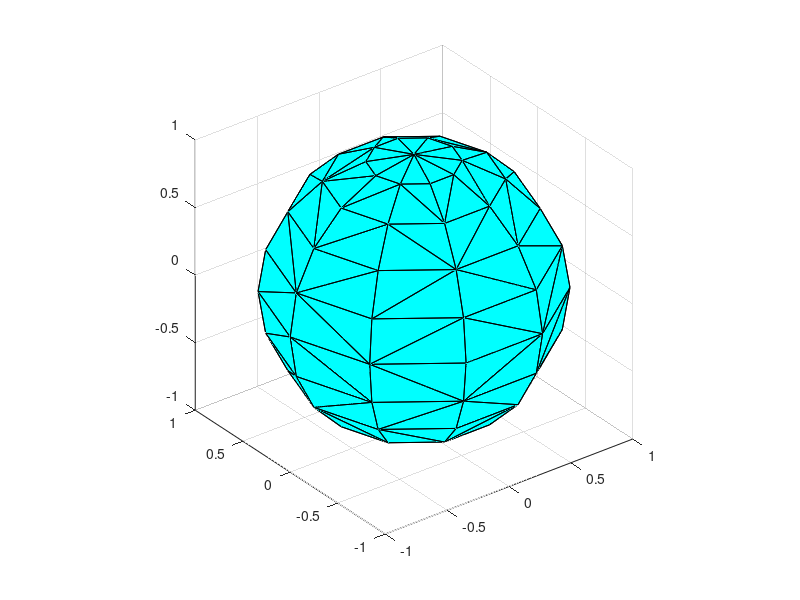

The MATLAB source for this figure:
% % % % n_points = 20;
% % % % 
% % % % % Radius of the sphere
% % % % r = 0.1;
% % % % 
% % % % % Generate spherical coordinates
% % % % theta = linspace(0, pi, n_points); % Polar angle
% % % % phi = linspace(0, 2*pi, n_points); % Azimuthal angle
% % % % 
% % % % % Create a grid for the angles
% % % % [Theta, Phi] = meshgrid(theta, phi);
% % % % 
% % % % % Convert spherical coordinates to Cartesian coordinates
% % % % x = r * sin(Theta) .* cos(Phi);
% % % % y = r * sin(Theta) .* sin(Phi);
% % % % z = r * cos(Theta);
% % % % 
% % % % xx = r * sin(theta) .* cos(phi);
% % % % yy = r * sin(theta) .* sin(phi);
% % % % zz = r * cos(theta);
% % % % 
% % % % vertices = [x(:), y(:), z(:)];
% % % % figure;
% % % % plot3(x(:), y(:), z(:), 'o');
% % % % xlabel('X');
% % % % ylabel('Y');
% % % % zlabel('Z');
% % % % axis equal;

n = 10;  % resolution (number of subdivisions)
[x, y, z] = sphere(n);
size(x)
size(y)
size(z)
% Reshape the coordinates into a list of points
points = [x(:), y(:), z(:)];

% Create the convex hull to get the triangulation of the sphere
size(points)
K = convhull(points);

% Plot the triangulated sphere
figure;
trisurf(K, points(:,1), points(:,2), points(:,3), 'FaceColor', 'cyan', 'EdgeColor', 'black');
axis equal;
